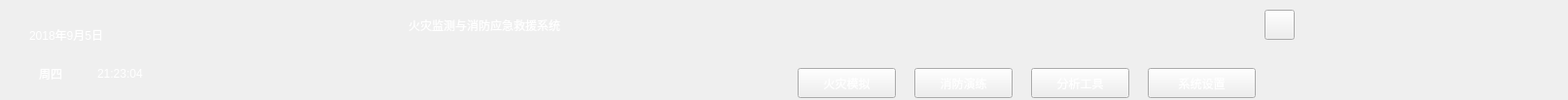
<?xml version="1.0" encoding="UTF-8"?>
<ui version="4.0">
 <class>TitleForm</class>
 <widget class="QWidget" name="TitleForm">
  <property name="geometry">
   <rect>
    <x>0</x>
    <y>0</y>
    <width>1612</width>
    <height>103</height>
   </rect>
  </property>
  <property name="windowTitle">
   <string>Form</string>
  </property>
  <widget class="QWidget" name="widget" native="true">
   <property name="geometry">
    <rect>
     <x>-10</x>
     <y>0</y>
     <width>1861</width>
     <height>121</height>
    </rect>
   </property>
   <property name="styleSheet">
    <string notr="true">background-image: url(:/myEarthSim/Resources/backImage.png);</string>
   </property>
  </widget>
  <widget class="QLabel" name="xq">
   <property name="geometry">
    <rect>
     <x>40</x>
     <y>50</y>
     <width>81</width>
     <height>51</height>
    </rect>
   </property>
   <property name="styleSheet">
    <string notr="true">font: 15pt &quot;微软雅黑&quot;;
color: rgb(255, 255, 255);</string>
   </property>
   <property name="text">
    <string>周四</string>
   </property>
  </widget>
  <widget class="QLabel" name="ny">
   <property name="geometry">
    <rect>
     <x>30</x>
     <y>20</y>
     <width>271</width>
     <height>31</height>
    </rect>
   </property>
   <property name="styleSheet">
    <string notr="true">font: 17pt &quot;微软雅黑&quot;;
color: rgb(255, 255, 255);</string>
   </property>
   <property name="text">
    <string>2018年9月5日</string>
   </property>
  </widget>
  <widget class="QLabel" name="time">
   <property name="geometry">
    <rect>
     <x>100</x>
     <y>60</y>
     <width>151</width>
     <height>31</height>
    </rect>
   </property>
   <property name="styleSheet">
    <string notr="true">font: 15pt &quot;微软雅黑&quot;;
color: rgb(255, 255, 255);</string>
   </property>
   <property name="text">
    <string>21:23:04</string>
   </property>
  </widget>
  <widget class="QPushButton" name="analyse">
   <property name="geometry">
    <rect>
     <x>1060</x>
     <y>70</y>
     <width>101</width>
     <height>31</height>
    </rect>
   </property>
   <property name="styleSheet">
    <string notr="true">color: rgb(255, 255, 255);
font: 12pt &quot;微软雅黑&quot;;
border-image: url(:/myEarthSim/Resources/button.png);
</string>
   </property>
   <property name="text">
    <string>分析工具</string>
   </property>
  </widget>
  <widget class="QPushButton" name="fireSim">
   <property name="geometry">
    <rect>
     <x>820</x>
     <y>70</y>
     <width>101</width>
     <height>31</height>
    </rect>
   </property>
   <property name="styleSheet">
    <string notr="true">color: rgb(255, 255, 255);
border-image: url(:/myEarthSim/Resources/button.png);
font: 12pt &quot;微软雅黑&quot;;
border-image: url(:/myEarthSim/Resources/button.png);
</string>
   </property>
   <property name="text">
    <string>火灾模拟</string>
   </property>
   <property name="checkable">
    <bool>false</bool>
   </property>
  </widget>
  <widget class="QPushButton" name="systemSetting">
   <property name="geometry">
    <rect>
     <x>1180</x>
     <y>70</y>
     <width>111</width>
     <height>31</height>
    </rect>
   </property>
   <property name="styleSheet">
    <string notr="true">color: rgb(255, 255, 255);
font: 12pt &quot;微软雅黑&quot;;
border-image: url(:/myEarthSim/Resources/button.png);
</string>
   </property>
   <property name="text">
    <string>系统设置</string>
   </property>
  </widget>
  <widget class="QPushButton" name="dataSim">
   <property name="geometry">
    <rect>
     <x>940</x>
     <y>70</y>
     <width>101</width>
     <height>31</height>
    </rect>
   </property>
   <property name="styleSheet">
    <string notr="true">color: rgb(255, 255, 255);
font: 12pt &quot;微软雅黑&quot;;
border-image: url(:/myEarthSim/Resources/button.png);
</string>
   </property>
   <property name="text">
    <string>消防演练</string>
   </property>
  </widget>
  <widget class="QPushButton" name="exitSystem">
   <property name="geometry">
    <rect>
     <x>1300</x>
     <y>10</y>
     <width>31</width>
     <height>31</height>
    </rect>
   </property>
   <property name="styleSheet">
    <string notr="true">color: rgb(255, 255, 255);
font: 12pt &quot;微软雅黑&quot;;
border-image: url(:/myEarthSim/Resources/icon.png);</string>
   </property>
   <property name="text">
    <string/>
   </property>
  </widget>
  <widget class="QLabel" name="ny333">
   <property name="geometry">
    <rect>
     <x>420</x>
     <y>10</y>
     <width>391</width>
     <height>31</height>
    </rect>
   </property>
   <property name="styleSheet">
    <string notr="true">font: 18pt &quot;微软雅黑&quot;;
color: rgb(255, 255, 255);</string>
   </property>
   <property name="text">
    <string>火灾监测与消防应急救援系统</string>
   </property>
  </widget>
 </widget>
 <resources>
  <include location="myearthsim.qrc"/>
 </resources>
 <connections>
  <connection>
   <sender>exitSystem</sender>
   <signal>clicked()</signal>
   <receiver>TitleForm</receiver>
   <slot>slotExit()</slot>
   <hints>
    <hint type="sourcelabel">
     <x>1290</x>
     <y>40</y>
    </hint>
    <hint type="destinationlabel">
     <x>805</x>
     <y>49</y>
    </hint>
   </hints>
  </connection>
  <connection>
   <sender>fireSim</sender>
   <signal>clicked()</signal>
   <receiver>TitleForm</receiver>
   <slot>slotFireSim()</slot>
   <hints>
    <hint type="sourcelabel">
     <x>660</x>
     <y>75</y>
    </hint>
    <hint type="destinationlabel">
     <x>805</x>
     <y>49</y>
    </hint>
   </hints>
  </connection>
  <connection>
   <sender>dataSim</sender>
   <signal>clicked()</signal>
   <receiver>TitleForm</receiver>
   <slot>slotDataSim()</slot>
   <hints>
    <hint type="sourcelabel">
     <x>780</x>
     <y>75</y>
    </hint>
    <hint type="destinationlabel">
     <x>805</x>
     <y>49</y>
    </hint>
   </hints>
  </connection>
  <connection>
   <sender>analyse</sender>
   <signal>clicked()</signal>
   <receiver>TitleForm</receiver>
   <slot>slotAnalyse()</slot>
   <hints>
    <hint type="sourcelabel">
     <x>900</x>
     <y>75</y>
    </hint>
    <hint type="destinationlabel">
     <x>805</x>
     <y>49</y>
    </hint>
   </hints>
  </connection>
  <connection>
   <sender>systemSetting</sender>
   <signal>clicked()</signal>
   <receiver>TitleForm</receiver>
   <slot>slotSetting()</slot>
   <hints>
    <hint type="sourcelabel">
     <x>1145</x>
     <y>95</y>
    </hint>
    <hint type="destinationlabel">
     <x>805</x>
     <y>58</y>
    </hint>
   </hints>
  </connection>
 </connections>
 <slots>
  <slot>slotExit()</slot>
  <slot>slotFireSim()</slot>
  <slot>slotDataSim()</slot>
  <slot>slotAnalyse()</slot>
  <slot>slotSetting()</slot>
 </slots>
</ui>
